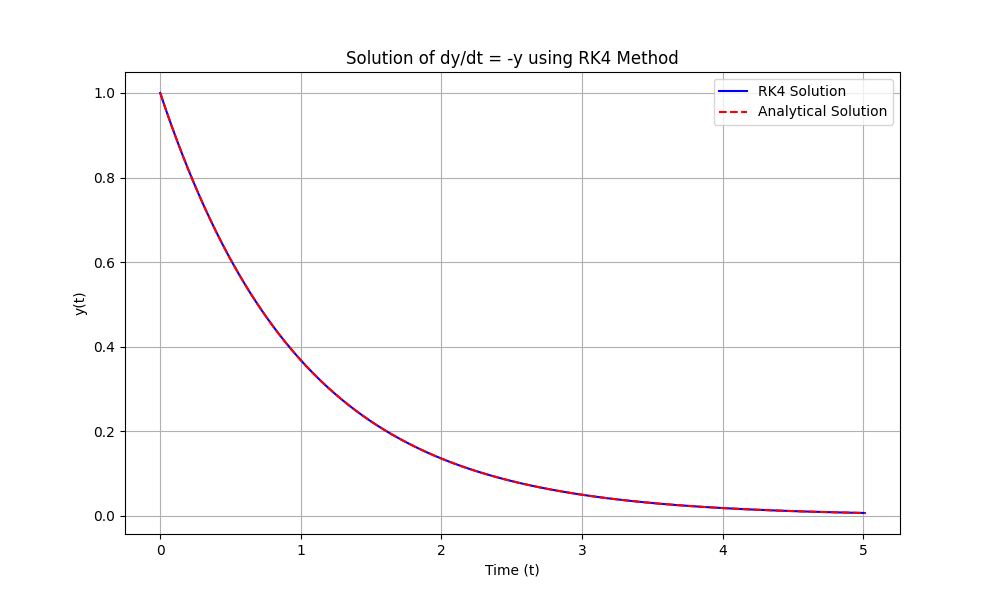

This figure's Python source:
import matplotlib.pyplot as plt
import numpy as np

# Given t_values and y_values from the previous example
t_values = [0]
y_values = [1]
y0 = 1
t0 = 0
tf = 5
h = 0.01  # Step size
a = -1  # Constant in the differential equation

# Defining the analytical solution
def af(t):
    return y0 * np.e**(-t)

# Redefining f for local context
def f(t, y, a=-1):
    return a * y

# Redefining rk4_step for local context
def rk4_step(t, y, h, a=-1):
    k1 = f(t, y, a)
    k2 = f(t + h/2, y + h/2 * k1, a)
    k3 = f(t + h/2, y + h/2 * k2, a)
    k4 = f(t + h, y + h * k3, a)
    y_next = y + h/6 * (k1 + 2*k2 + 2*k3 + k4)
    return y_next

# Solving the ODE
t = t0
y = y0
while t < tf:
    y = rk4_step(t, y, h, a)
    t += h
    t_values.append(t)
    y_values.append(y)

# Calculating the analytical solution
y_analytical = [af(t) for t in t_values]

# Plotting the results
plt.figure(figsize=(10, 6))
plt.plot(t_values, y_values, label='RK4 Solution', color='blue')
plt.plot(t_values, y_analytical, label='Analytical Solution', color='red', linestyle='dashed')
plt.title('Solution of dy/dt = -y using RK4 Method')
plt.xlabel('Time (t)')
plt.ylabel('y(t)')
plt.grid(True)
plt.legend()
# plt.show()
plt.savefig('RK4.png')
